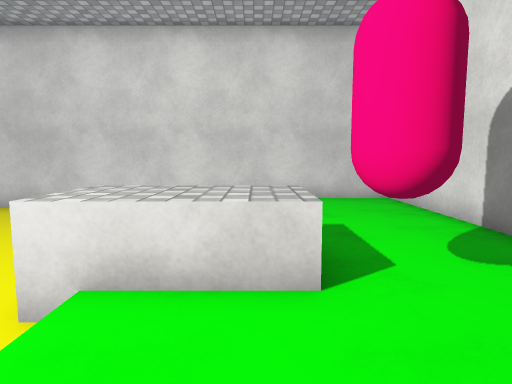
[1] (above)

18 first-person views from a walk through a 3-D level made in the Unity game engine. The camera is 1.3 m above the floor, tilts 6° down and sees 75° across. The floor is counted in squares, 1 m on a side. Each view is taken from the middle of a square. On the plan, view 1 faces up. The plan holds only what a view shows up to about 14 squares ahead; the rest is blank. The place goes on beyond the plan. The player character is not drawn. Some surface patterns are stand-ins.

[2]
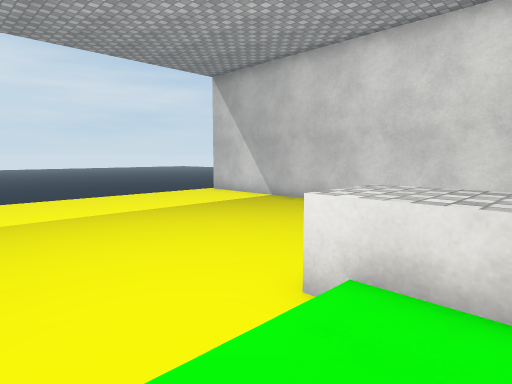

[3]
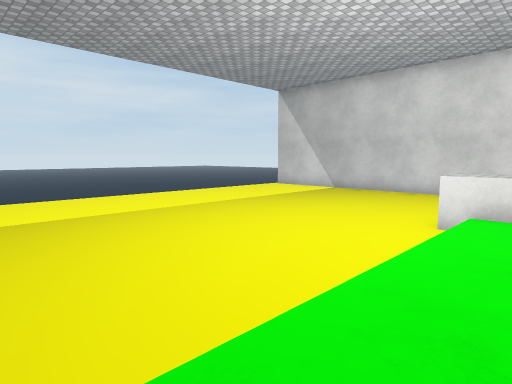

[4]
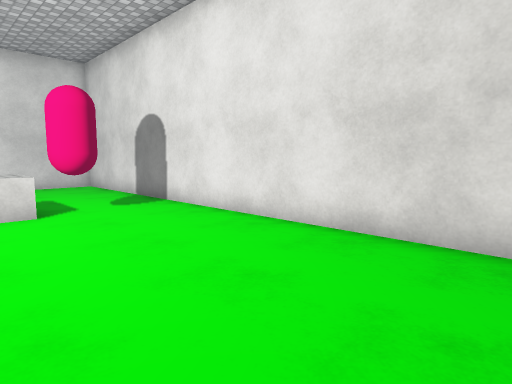

[5]
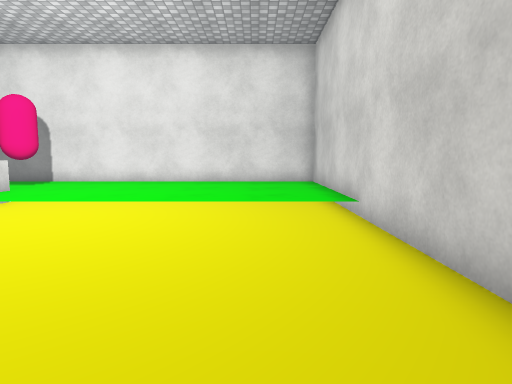

[6]
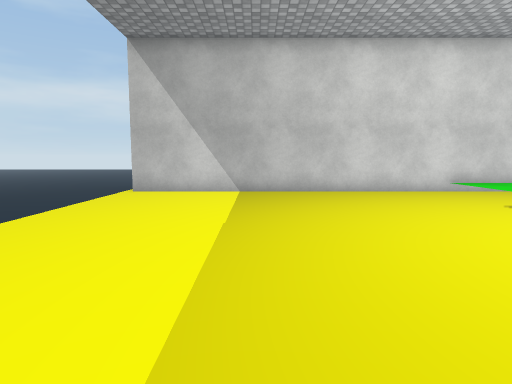

[7]
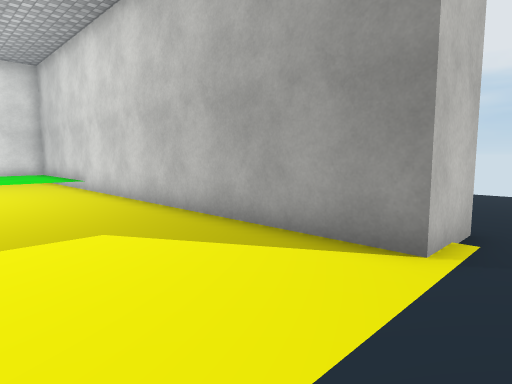

[8]
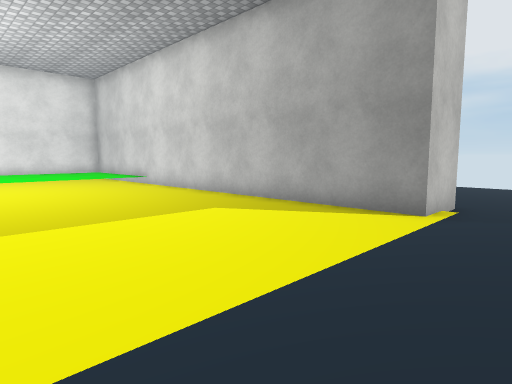

[9]
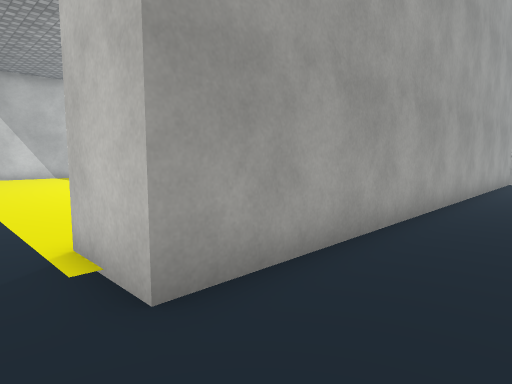

[10]
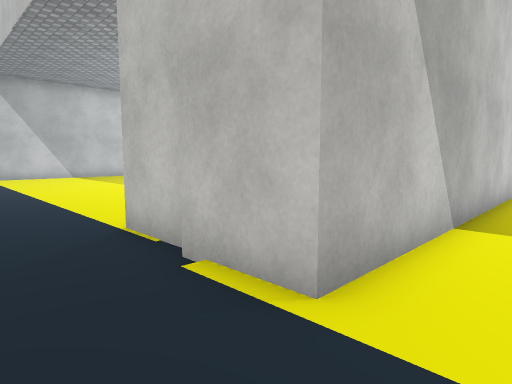

[11]
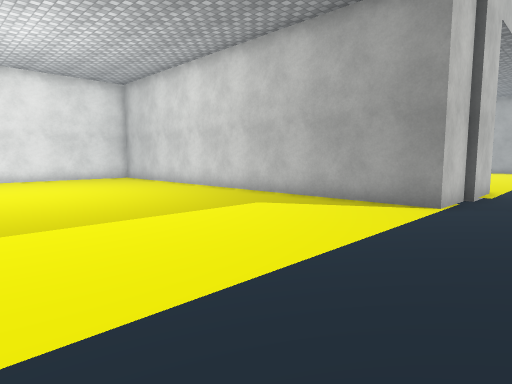

[12]
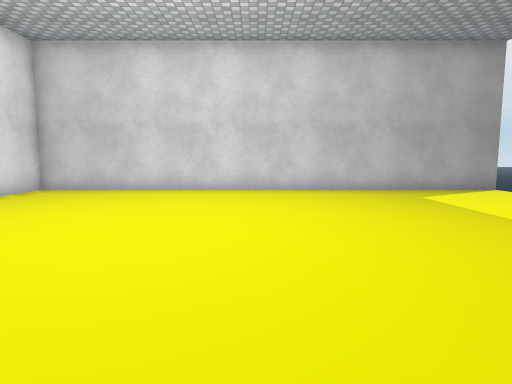

[13]
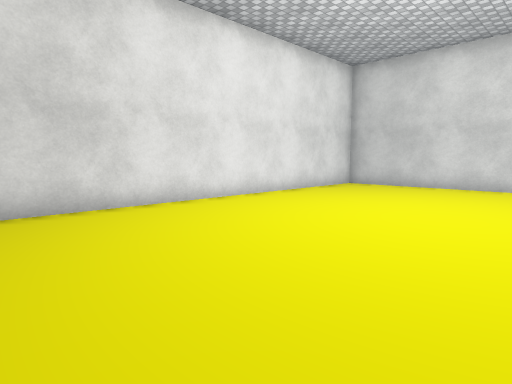

[14]
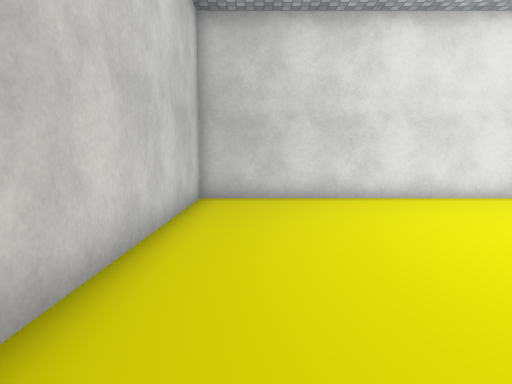

[15]
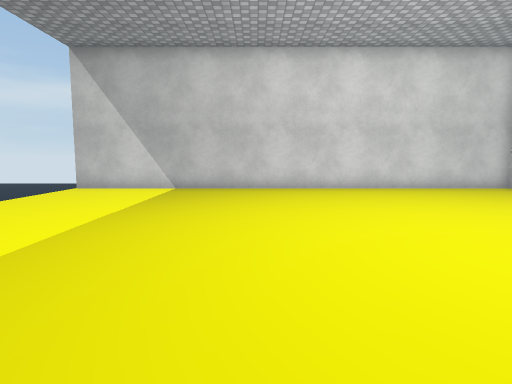

[16]
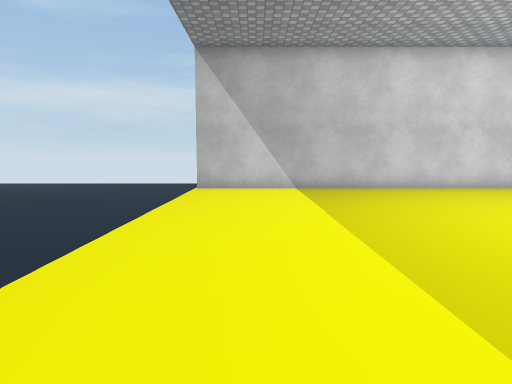

[17]
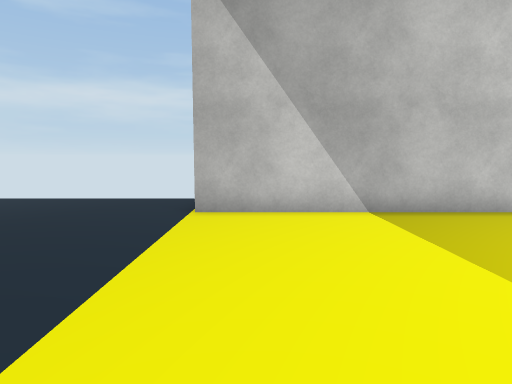

[18]
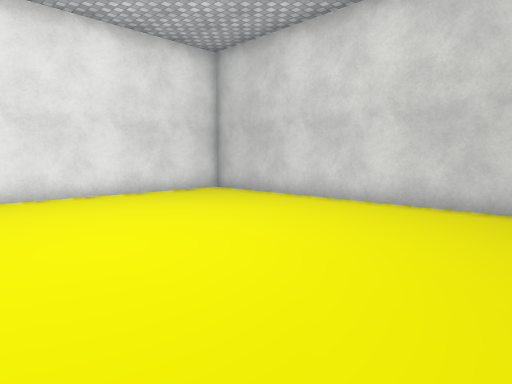

### Floor plan
Key: @ floor where view 1 was taken; # wall or solid block; . main floor; : floor 0.25 m higher than the main floor; + floor 0.5 m higher than the main floor; ^ raised ledge; O other object.
Columns run from 16 left of view 1 to 5 right of it. Each row starts with its distance up from view 1.
 34 ...
 33 ...
 32 ...###################
 31 .....................#
 30 .....................#
 29 .....................#
 28 .....................#
 27 .....................#
 26 .....................#
 25 .....................#
 24 .....................#
 23  ....................#
 22 .....................#
 21 .....................#
 20 .....................#
 19  ....................#
 18  ....................#
 17  ....................#
 16  ....................#
 15  ..###################
 14  ..#
 13 ...#
 12 ..##
 11 ..###################
 10 ..:::::::::::::++ ++#
  9 ..:::::::::::::++ ++#
  8 ..:::::::::::::+  ++#
  7 ..:::::::::::::  +++#
  6  .::::::::::::   +++#
  5  .::::::::::::^^^+++#
  4  .::::::::::::^^^O++#
  3 ..::::::::::::^^^+++#
  2 ..:::::::::::::+++++#
  1 . :::::::::::::+++++#
  0  .:::::::::::::+@+++#
 -1 ..:::::::::::::+++++#
 -2 ..:::::::::::::+++++#
 -3 ..:::::::::::::+++++#
 -4  .:::::::::::::+++++#
 -5  .:::::::::::::+++++#
 -6  .:##################
 -7  .#################
 -8  .#################
 -9  ..................
-10  ............
-11  .....

Positions as (right, up) in squares from view 1, and headings:
1: (0, 0), facing up
2: (0, 0), facing up-left
3: (0, -5), facing up-left
4: (-1, -5), facing up-right
5: (-9, -4), facing right
6: (-9, -2), facing up
7: (-15, -2), facing down-right
8: (-16, 1), facing down-right
9: (-15, -11), facing up-right
10: (-16, 9), facing up-right
11: (-16, 24), facing down-right
12: (-4, 28), facing down
13: (-4, 30), facing down-right
14: (-6, 30), facing right
15: (-6, 18), facing up
16: (-11, 18), facing up
17: (-12, 24), facing up
18: (-7, 24), facing down-right
